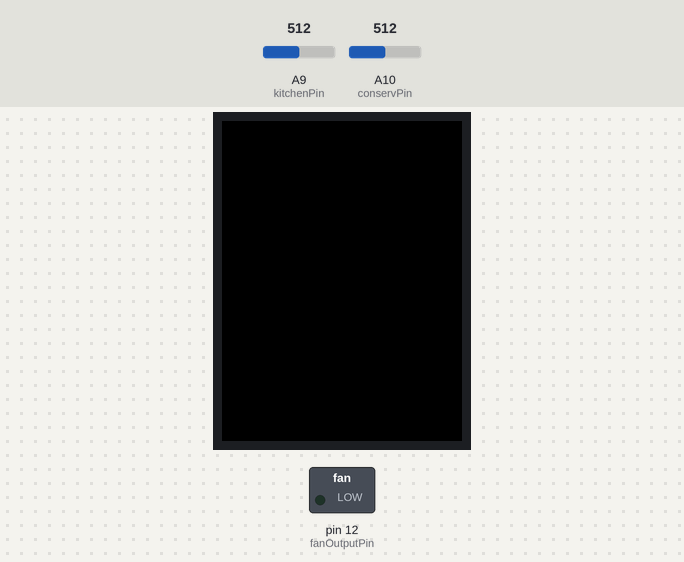
A sketch run on a simulated Arduino Mega 2560, built with avr-gcc and run on an emulated ATmega2560. On the bench: 320×240 colour display, switched loads named in the sketch (green lamp = pin HIGH). The test bench sets the inputs (shaded band); at power-on: A9 (kitchenPin) = 512, A10 (conservPin) = 512. What the sketch prints to the serial monitor is not drawn.

Above: at 1.2 s.
At 5.3 s:
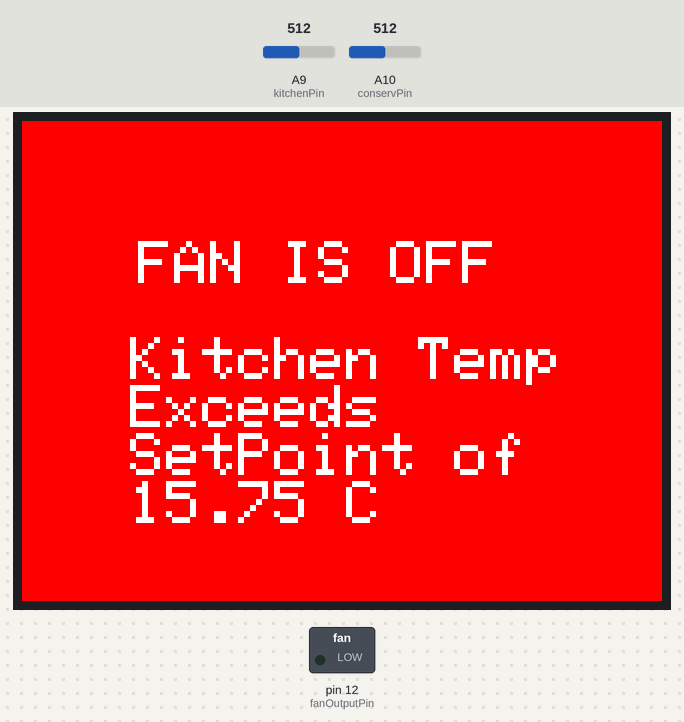
At 18.0 s:
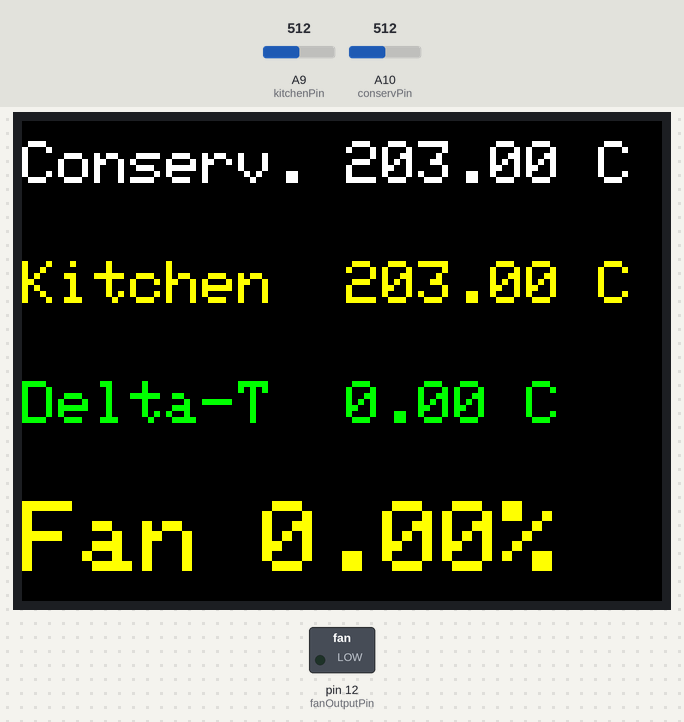

The sketch:

Conservatory_Fan_2.ino
```cpp
/***************************************************
  Conservatory >> Kitchen Fan Controller

  13/4/2015 - First draft, using Adafruit display
  14/4/2015 - Combined ADC sample smoothing into one loop. Added upper temperature for Kitchen; above this the fan is disabled
  16/4/2015 - Added analogWrite to control the fan via PWM
  26/4/2015 - Changed range of PID to start at 30% rather than 0%
 ****************************************************/
 //
#include <PID_v1.h>
#include "SPI.h"
#include "Adafruit_GFX.h"
#include "Adafruit_ILI9340.h"

#if defined(__SAM3X8E__)
    #undef __FlashStringHelper::F(string_literal)
    #define F(string_literal) string_literal
#endif

// These are the pins used for the UNO
// for Due/Mega/Leonardo use the hardware SPI pins (which are different)
#define _sclk 52
#define _miso 50
#define _mosi 51
#define _cs 53
#define _dc 9
#define _rst 8
//
//Set up Pin numbers
//
const int conservPin = 10;
const int kitchenPin = 9;
const int fanOutputPin = 12; // NEED TO CHECK THIS
//
//Initialise variables
//
int conservADCValue = 0;
int kitchenADCValue = 0;
double conservTemp = 0;
double kitchenTemp = 0;
double tempDiff = 0;
double kitchenSetpoint = 15.75; // Temperature at which the fan is stopped completely
double Setpoint = 0.5; //PID SetPoint - i.e. the value of tempDiff that the algorithm tries to maintain
const double lowestFanSpeed = 80; //PWM Value just below when the fan actually starts to turn
double fanPWMOutput = 0;
double fanPercent = 0;
int count = 0; //loop counter
const int smoothNo = 50; // Number of loops used in temp sensor smoothing
const int smoothTime = 80; // mS delay between each smoothing ADC sample
//
// Set Up Averaging Variables (stolen from Destrat code)
//
const unsigned nRecentDiffs = 80; //Number of recent tempDiff values to store. MUST BE EVEN.
float recentDiffs[nRecentDiffs]; // Create array to store tempDiff readings
unsigned recentDiffsIndex = 0; // initialise pointer to tempDiff array
unsigned recentDiffsInterval = 10000; // time between successive tempDiff readings (ms)
double newAverageDiff = 0.0f; // variable to store calculated value of most recent tempDiff average
float oldAverageDiff = 0.0f; // variable to store calculated value of earlier tempDiff average
float tempDiffGradient = 0.0f; // variable to store calculated rate of change in tempDiff over time
const float deltaTime = (float)nRecentDiffs * 0.5f * (float)recentDiffsInterval; // time between old and new average tempDiff measurements - used to calculate the gradient
unsigned elapsedMillis = 0; // to allow millis function to be used to time sampling rate
unsigned newMillis = 0; // as above
//
  // Function to ConvertADC Values to Degrees C
  //
float calcTempFromReadValue(int readValue);
//
// Using software SPI is really not suggested, its incredibly slow
//Adafruit_ILI9340 tft = Adafruit_ILI9340(_cs, _dc, _mosi, _sclk, _rst, _miso);
// Use hardware SPImyPID.SetMode(AUTOMATIC); // turn on the PID loop

Adafruit_ILI9340 tft = Adafruit_ILI9340(_cs, _dc, _rst);
// initialize the PID Loop
PID myPID(&newAverageDiff, &fanPWMOutput, &Setpoint,130,0,50, REVERSE);
//
void setup() {
  Serial.begin(9600);
  while (!Serial);
//
  Serial.println("FAN CONTROL SETTING UP");
  delay(1000);
  tft.begin();
  tft.setRotation(3);
  //
  Serial.println(F("Done!"));
  myPID.SetOutputLimits(lowestFanSpeed, 254); // set lower limit to 30% of full power (point at which fan actually starts to turn)
  myPID.SetMode(AUTOMATIC); // turn on the PID loop
  myPID.SetSampleTime(10000); // from PID library - sets sample time to X milliseconds
  //
  for(unsigned i = 0; i < nRecentDiffs; ++i) // Initiatise array for storing temperature history (used in rolling average calculation)
  {
    recentDiffs[i] = 0.0f;
  }
}
void loop(){
  // Obtain smoothed Conservatory & Kitchen Sensor ADC values
  conservADCValue = 0;
  kitchenADCValue = 0;
  while (count < smoothNo){
  conservADCValue = conservADCValue + analogRead(conservPin);
  kitchenADCValue = kitchenADCValue + analogRead(kitchenPin);
  count = count + 1;
  delay(smoothTime);
  }
  conservADCValue = conservADCValue / smoothNo;
  kitchenADCValue = kitchenADCValue / smoothNo;
  count = 0;
  //
  conservTemp = calcTempFromRead(conservADCValue);
  kitchenTemp = calcTempFromRead(kitchenADCValue);
  //
  tempDiff = conservTemp - kitchenTemp;
  //*********************************************************************
  newMillis = millis();
  if(newMillis - elapsedMillis > recentDiffsInterval)
  {
    recentDiffs[recentDiffsIndex] = tempDiff;
    recentDiffsIndex = (recentDiffsIndex + 1) % nRecentDiffs;
    newAverageDiff = oldAverageDiff = 0.0f;
    for(unsigned i = recentDiffsIndex; i < recentDiffsIndex + (nRecentDiffs / 2); ++i)
    {
      oldAverageDiff += recentDiffs[i % nRecentDiffs];
    }
    for(unsigned i = recentDiffsIndex + (nRecentDiffs / 2); i < recentDiffsIndex + nRecentDiffs; ++i)
    {
      newAverageDiff += recentDiffs[i % nRecentDiffs];
    }
    newAverageDiff /= (float)nRecentDiffs * 0.5f;
    oldAverageDiff /= (float)nRecentDiffs * 0.5f;
    tempDiffGradient = (newAverageDiff - oldAverageDiff)/deltaTime;

   // hoursUntilFull = (maxEnergy - energy) / (energyGradient * 3600000.0f);
    elapsedMillis = newMillis;
 //
    //Print out array
    Serial.print("Average tempDiff = ");
    Serial.println(newAverageDiff);
    Serial.println("Recent tempDiff levels");
    for(unsigned i = 0; i < nRecentDiffs-1; ++i)
    {
      Serial.print(recentDiffs[i]);
      Serial.print(" ");
    }
    Serial.println(" ");
  }
  // End of section to calculate rolling average tempDiff
  //*********************************************************************
  myPID.Compute();
  // If fan level is at lower limit, set output to zero to cut power completely
  //if (fanPWMOutput = lowestFanSpeed)
  //{
  //  fanPWMOutput = 0;
  //}
  if (kitchenTemp < kitchenSetpoint)
  {
      if (newAverageDiff < Setpoint){
        fanPWMOutput = 0;
        analogWrite(fanOutputPin, fanPWMOutput);
        fanPercent = (fanPWMOutput * 100) / 254;
      }
      else
      {
        analogWrite(fanOutputPin, fanPWMOutput);
        fanPercent = (fanPWMOutput * 100) / 254;
      }
   }
  else // kitchenTemp is above maximum allowed so turn Fan OFF
  {
    fanPWMOutput = 0;
    analogWrite(fanOutputPin, fanPWMOutput);
    fanPercent = (fanPWMOutput * 100) / 254;
    // Display Status
    tft.fillScreen(ILI9340_RED);
    tft.setTextSize(3);
    tft.setCursor(4,60);
    tft.setTextColor(ILI9340_WHITE);
    tft.println("   FAN IS OFF");
    tft.println(" ");
    tft.println("   Kitchen Temp");
    tft.println("   Exceeds");
    tft.println("   SetPoint of");
    tft.print("   ");
    tft.print(kitchenSetpoint);
    tft.print(" C");
    delay(4000);
 }
  // Display Current Temps and Fan Speed
  tft.fillScreen(ILI9340_BLACK);
  tft.setCursor(0, 10);
  tft.setTextColor(ILI9340_WHITE);  tft.setTextSize(3);
  tft.print("Conserv. ");
  tft.print(conservTemp);
  tft.println(" C");
  tft.println("");
  //
  tft.setCursor(0, 70);
  tft.setTextColor(ILI9340_YELLOW);  tft.setTextSize(3);
  tft.print("Kitchen  ");
  tft.print(kitchenTemp);
  tft.println(" C");
  tft.println("");
  //
  tft.setCursor(0, 130);
  tft.setTextColor(ILI9340_GREEN);  tft.setTextSize(3);
  tft.print("Delta-T  ");
  tft.print(newAverageDiff);
  tft.println(" C");
  tft.println("");
  //
  tft.setCursor(0, 190);
  tft.setTextColor(ILI9340_YELLOW);  tft.setTextSize(5);
  tft.print("Fan ");
  tft.print(fanPercent);
  tft.print("% ");
  //tft.print(fanPWMOutput);
  //
 // delay(5000);

} // END OF MAIN LOOP
//
// Function to ConvertADC Values to Degrees C
//
  float calcTempFromRead(int readValue) {
    return (((float)readValue * 500.0f) / 1024.0f)-47;
  }
```

Measured:
- by itself, everything shown: repeats every 16.8 s, in 8 steps
- what the display in image 0 shows lasts 4.0 s, from 1.2 s to 5.2 s
